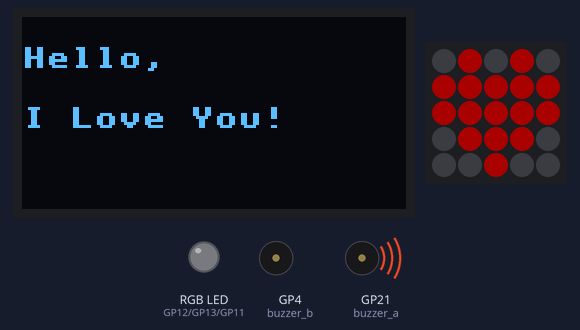
Recording of a program running on a simulated Raspberry Pi Pico running MicroPython. On the bench: 128×64 one-colour display, 5×5 RGB LED matrix, an RGB LED mixed from three pins (HIGH = lit), buzzer (waves = sounding, pin HIGH). Dim RGB values are drawn brighter than linear; the 25 LEDs are laid out as on the BitDogLab board (LED 0 bottom right, every second row reversed).

Above: at 0.1 s.
At 0.6 s:
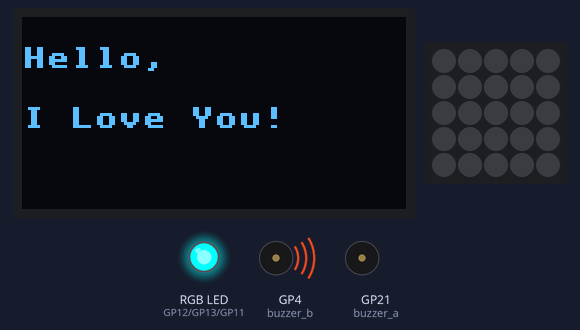
Timing chart, 0 to 130.0 s (numbered marks = the images above):
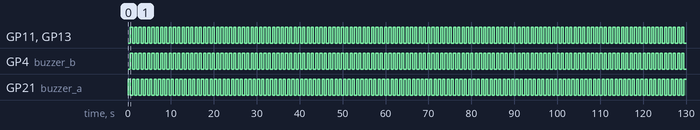

Measured:
- by itself, GP11 (led_b), GP13 (led_g), GP4 (buzzer_b), GP21 (buzzer_a): alternates HIGH for 0.50 s and LOW for 0.50 s

The program:

coracao_V1A.py
```python
from machine import Pin, SoftI2C
import neopixel
import time
from ssd1306 import SSD1306_I2C

# Configuração OLED com bit-banging
i2c = SoftI2C(scl=Pin(15), sda=Pin(14))
oled = SSD1306_I2C(128, 64, i2c)

# Configuração dos Buzzer
buzzer_a = Pin(21, Pin.OUT)
buzzer_b = Pin(4, Pin.OUT)

# Configuração da matriz de LEDs
np = neopixel.NeoPixel(Pin(7), 25)

heart_on = [
    0, 0, 45, 0, 0,
    0, 45, 45, 45, 0,
    45, 45, 45, 45, 45,
    45, 45, 45, 45, 45,
    0, 45, 0, 45, 0
]

heart_off = [
    0, 0, 0, 0, 0,
    0, 0, 0, 0, 0,
    0, 0, 0, 0, 0,
    0, 0, 0, 0, 0,
    0, 0, 0, 0, 0
]

# Configuração do LED RGB
led_r = Pin(12, Pin.OUT)
led_g = Pin(13, Pin.OUT)
led_b = Pin(11, Pin.OUT)

def display_heart(state):
    for i in range(25):
        if state[i]:
            np[i] = (45, 0, 0)
        else:
            np[i] = (0, 0, 0)
    np.write()

def set_rgb_color(r, g, b):
    led_r.value(r)
    led_g.value(g)
    led_b.value(b)

# Função para mostrar mensagem no OLED
def display_message():
    oled.fill(0)
    oled.text("Hello,", 0, 10)
    oled.text("I Love You!", 0, 30)
    oled.show()

# Display inicial
display_message()

while True:
    # Alternar buzzer
    buzzer_a.value(1)
    buzzer_b.value(0)
    display_heart(heart_on)
    time.sleep(0.5)

    buzzer_a.value(0)
    buzzer_b.value(1)
    display_heart(heart_off)

    set_rgb_color(0, 1, 1)
    time.sleep(0.5)
    set_rgb_color(0, 0, 0)
```
